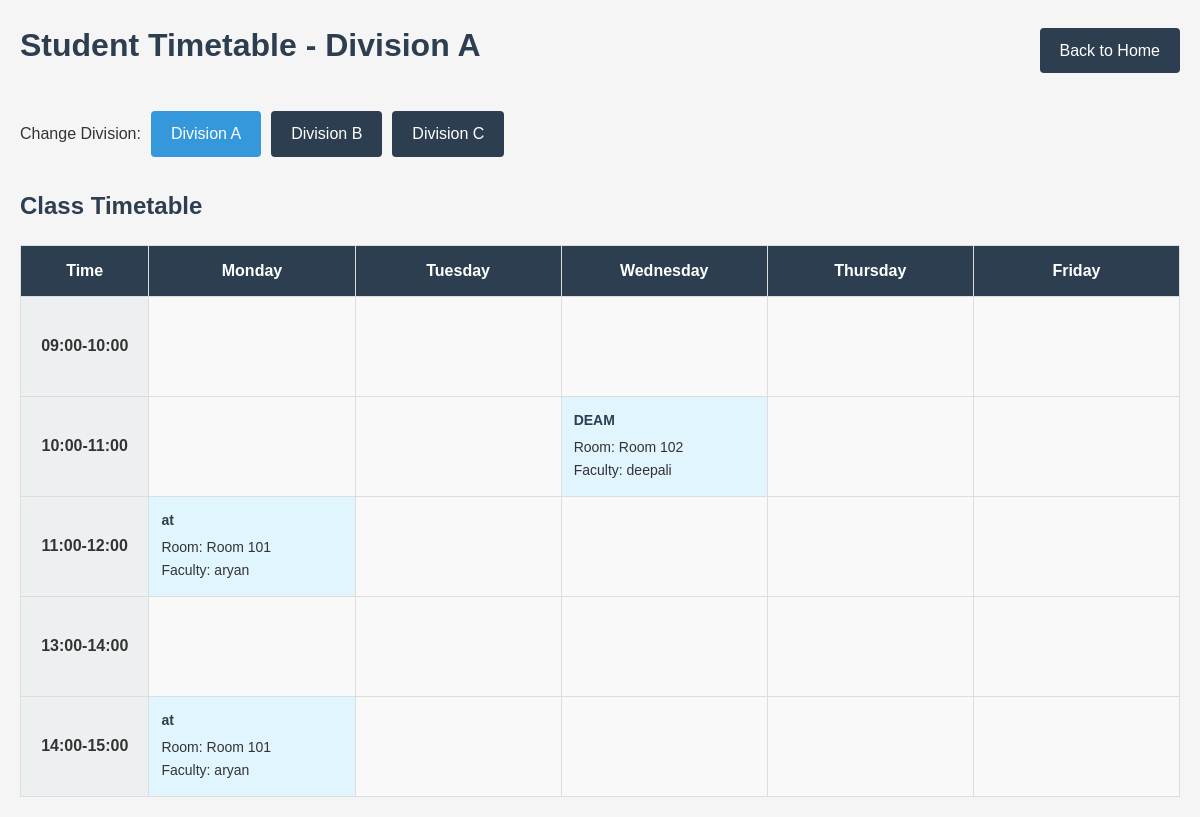
Screenshot of /student/timetable/1 with the database file from the repository.
### models.py (models this page shows, shortened)
class Division(db.Model):
    id = db.Column(db.Integer, primary_key=True)
    name = db.Column(db.String(20), unique=True, nullable=False)
    courses = db.relationship('Course', backref='division', lazy='dynamic')

class Course(db.Model):
    id = db.Column(db.Integer, primary_key=True)
    name = db.Column(db.String(100), nullable=False)
    faculty_id = db.Column(db.Integer, db.ForeignKey('faculty.id'), nullable=False)
    division_id = db.Column(db.Integer, db.ForeignKey('division.id'), nullable=False)
    room_id = db.Column(db.Integer, db.ForeignKey('room.id'), nullable=False)
    time_slot_id = db.Column(db.Integer, db.ForeignKey('time_slot.id'), nullable=False)
    created_at = db.Column(db.DateTime, default=datetime.utcnow)

class Room(db.Model):
    id = db.Column(db.Integer, primary_key=True)
    name = db.Column(db.String(20), unique=True, nullable=False)
    capacity = db.Column(db.Integer, default=30)
    is_lab = db.Column(db.Boolean, default=False)
    courses = db.relationship('Course', backref='room', lazy='dynamic')

class Faculty(UserMixin, db.Model):
    id = db.Column(db.Integer, primary_key=True)
    username = db.Column(db.String(64), unique=True, nullable=False)
    email = db.Column(db.String(120), unique=True, nullable=False)
    password_hash = db.Column(db.String(128))
    name = db.Column(db.String(64), nullable=False)
    department = db.Column(db.String(64))
    courses = db.relationship('Course', backref='instructor', lazy='dynamic')

### app.py (the view)
@app.route('/student/timetable/<int:division_id>')
def student_timetable(division_id):
    division = Division.query.get_or_404(division_id)
    timetable = TimetableScheduler.get_timetable_for_division(division_id)
    divisions = Division.query.all()
    return render_template('student_dashboard.html', timetable=timetable, division=division, divisions=divisions)

### templates/student_dashboard.html (shortened to what this page needs)
<!DOCTYPE html>
<html lang="en">
<head>
    <link rel="stylesheet" href="{{ url_for('static', filename='style.css') }}">
</head>
<body>
    <div class="container">
        <header class="dashboard-header">
            <h1>Student Timetable - {{ division.name }}</h1>
            <div class="navigation">
                <a href="{{ url_for('index') }}" class="btn btn-secondary">Back to Home</a>
            </div>
        </header>
        <div class="division-selector">
            <span>Change Division:</span>
            {% for div in divisions %}
                <a href="{{ url_for('student_timetable', division_id=div.id) }}" class="btn {% if div.id == division.id %}btn-primary{% else %}btn-secondary{% endif %}">{{ div.name }}</a>
            {% endfor %}
        </div>
        <div class="timetable-section">
            <h2>Class Timetable</h2>
            <div class="timetable-container">
                <table class="timetable">
                    <thead>
                        <tr>
                            <th>Time</th>
                            <th>Monday</th>
                            <th>Tuesday</th>
                            <th>Wednesday</th>
                            <th>Thursday</th>
                            <th>Friday</th>
                        </tr>
                    </thead>
                    <tbody>
                        {% set time_slots = [] %}
                        {% for time_key in time_slots %}
                            <tr>
                                <td class="time-slot">{{ time_key }}</td>
                                {% for day in ['Monday', 'Tuesday', 'Wednesday', 'Thursday', 'Friday'] %}
                                    {% if day in timetable and time_key in timetable[day] %}
                                        {% set course = timetable[day][time_key] %}
                                        {% if course %}
                                            <td class="course-slot occupied student-view">
                                                <div class="course-details">
                                                    <strong>{{ course.name }}</strong>
                                                    <div>Room: {{ course.room }}</div>
                                                    <div>Faculty: {{ course.faculty }}</div>
                                                </div>
                                            </td>
                                        {% else %}
                                            <td class="course-slot empty"></td>
                                        {% endif %}
                                    {% else %}
                                        <td class="course-slot empty"></td>
                                    {% endif %}
                                {% endfor %}
                            </tr>
                        {% endfor %}
                    </tbody>
                </table>
            </div>
        </div>
    </div>
</body>
</html>

### static/style.css (style rules this page uses)
:root { --primary-color: #3498db; --secondary-color: #2c3e50; --success-color: #2ecc71; --danger-color: #e74c3c; --warning-color: #f39c12; --info-color: #1abc9c; --light-color: #ecf0f1; --dark-color: #34495e; }
* { margin: 0; padding: 0; box-sizing: border-box; }
body { font-family: 'Arial', sans-serif; line-height: 1.6; background-color: #f5f5f5; color: #333; }
.container { max-width: 1200px; margin: 0 auto; padding: 20px; }
header { text-align: center; margin-bottom: 30px; }
header h1 { color: var(--secondary-color); margin-bottom: 10px; }
.btn { display: inline-block; padding: 10px 20px; border: none; border-radius: 4px; font-size: 16px; cursor: pointer; text-decoration: none; transition: background-color 0.3s; }
.btn-primary { background-color: var(--primary-color); color: white; }
.btn-secondary { background-color: var(--secondary-color); color: white; }
.dashboard-header { display: flex; justify-content: space-between; align-items: center; margin-bottom: 30px; }
.navigation { display: flex; gap: 10px; }
.division-selector { margin-bottom: 30px; display: flex; align-items: center; gap: 10px; }
.timetable-section { margin-top: 30px; }
.timetable-section h2 { margin-bottom: 20px; color: var(--secondary-color); }
.timetable-container { overflow-x: auto; }
.timetable { width: 100%; border-collapse: collapse; background-color: white; box-shadow: 0 4px 6px rgba(0, 0, 0, 0.1); }
.timetable th, .timetable td { padding: 12px; text-align: center; border: 1px solid #ddd; }
.timetable th { background-color: var(--secondary-color); color: white; }
.time-slot { font-weight: bold; background-color: var(--light-color); }
.course-slot { min-width: 180px; height: 100px; vertical-align: top; }
.course-slot.empty { background-color: #f9f9f9; }
.course-slot.occupied { background-color: #e1f5fe; }
.course-details { font-size: 14px; text-align: left; }
.course-details strong { display: block; margin-bottom: 5px; color: var(--secondary-color); }

### rows the page displays
Division: name "Division A"
Division: name "Division B"
Division: name "Division C"
Course: name "DEAM"
Room: room "Room 102"
Faculty: faculty "deepali"
Course: name "at"
Room: room "Room 101" "Room 101"
Faculty: faculty "aryan" "aryan"
Course: name "at"

### other values shown
{{ time_key }} "09:00-10:00" "10:00-11:00" "11:00-12:00" "13:00-14:00" "14:00-15:00"
